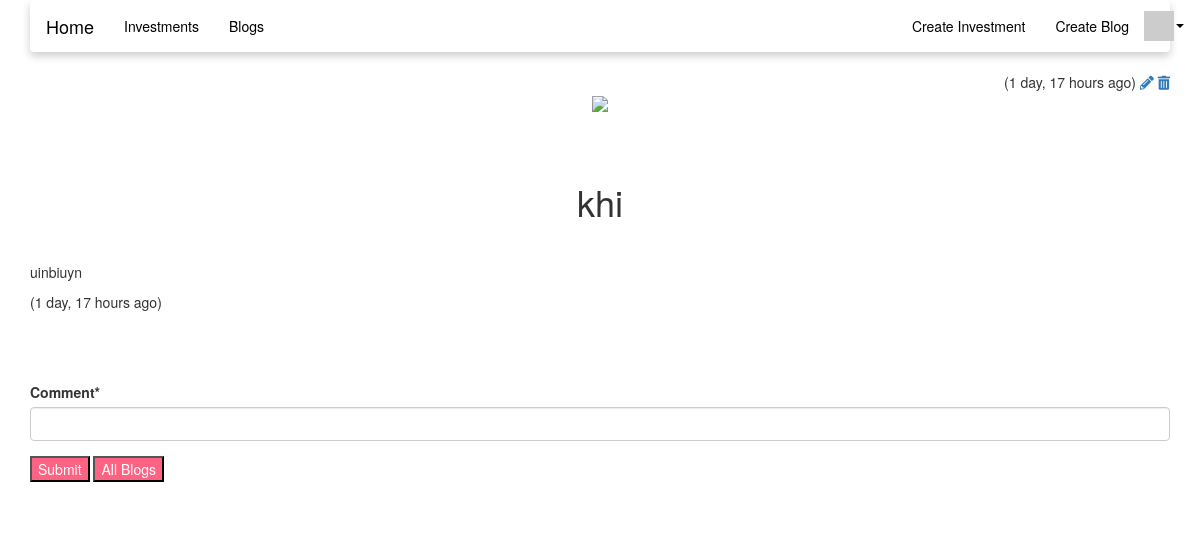
Page /blogs/blog/2 (signed in) on the committed database.
### blogs/models.py (models this page shows, shortened)
class Blog(models.Model) :
    title = models.CharField(
            max_length=200,
            validators=[MinLengthValidator(2, "Title must be greater than 2 characters")]
    )
    text = models.TextField()
    owner = models.ForeignKey(settings.AUTH_USER_MODEL, on_delete=models.CASCADE)
    created_at = models.DateTimeField(auto_now_add=True)
    updated_at = models.DateTimeField(auto_now=True)
    picture = models.BinaryField(null=True, editable=True)
    content_type = models.CharField(max_length=256, null=True, help_text='The MIMEType of the file')
    comments = models.ManyToManyField(settings.AUTH_USER_MODEL,
        through='Comment', related_name='ad_comments')
    favorites = models.ManyToManyField(settings.AUTH_USER_MODEL,
        through='Fav', related_name='favorite_things')

### blogs/views.py (the view)
# urls.py: path('blog/<int:pk>', views.BlogDetailView.as_view(), name='blog_detail'),
class BlogDetailView(OwnerDetailView):
    model = Blog
    template_name = "blogs/blog_detail.html"
    def get(self, request, pk) :
        x = Blog.objects.get(id=pk)
        comments = Comment.objects.filter(blog=x).order_by('-updated_at')
        comment_form = CommentForm()
        context = { 'blog' : x, 'comments': comments, 'comment_form': comment_form }
        return render(request, self.template_name, context)

### blogs/forms.py
class CommentForm(forms.Form):
    comment = forms.CharField(required=True, max_length=500, min_length=3, strip=True)

### home/context_processors.py (called while the page is built)
def settings(request):
    return {
        'settings': django_settings,
    }

### home/templatetags/app_tags.py (called while the page is built)
@register.filter(name='gravatar')
def gravatar(user, size=35):
    email = str(user.email.strip().lower()).encode('utf-8')
    email_hash = md5(email).hexdigest()
    url = "//www.gravatar.com/avatar/{0}?s={1}&d=identicon&r=PG"
    return url.format(email_hash, size)

### blogs/templates/blogs/blog_detail.html (shortened to what this page needs)
<!DOCTYPE html>
<html lang="en">
<head>
</head>
<body>
    {% extends "base_menu.html" %}
{% load humanize %}
{% block content %}
<span style="float: right;">
({{ blog.updated_at|naturaltime }})
{% if blog.owner == user %}
<a href="{% url 'blogs:blog_update' blog.id %}"><i class="fa fa-pencil"></i></a>
<a href="{% url 'blogs:blog_delete' blog.id %}"><i class="fa fa-trash"></i></a>
{% endif %}
</span>
<div style='text-align:center;'>
{% if blog.content_type %}
<img style="float:center; max-width:50%;" src="{% url 'blogs:blog_picture' blog.id %}"
    onclick="document.getElementById('overlay').style.display = 'block';">
{% endif %}
</div>
<div style='text-align:center;'>
<h1 style='padding-top:5rem;'>{{ blog.title }}</h1>
</div>
<p style='padding-top:3rem;'>
{{ blog.text }}
</p>
<p>
({{ blog.updated_at|naturaltime }})
</p>
{% if user.is_authenticated %}
<br clear="all"/>
<p>
{% load crispy_forms_tags %}
<form method="post" action="{% url 'blogs:blog_comment_create' blog.id %}" style='padding-top:3rem;'>
    {{ comment_form|crispy }}
<input type="submit" value="Submit">
<input type="submit" value="All Blogs" onclick="window.location.href='{% url 'blogs:all' %}';return false;">
</form>
</p>
{% endif %}
<div style='padding-top:3rem;'>
</div>
{% endblock %}

### blogs/templates/blogs/blog_detail.html (style rules this page uses)
input[type=submit] { background-color: rgba(255, 99, 132, 1); color: white; }

### rows in the picture
Blog: updated_at "1 day, 17 hours ago", title "khi", text "uinbiuyn"

### other values in the picture
{{ settings.APP_NAME }} "Home"
